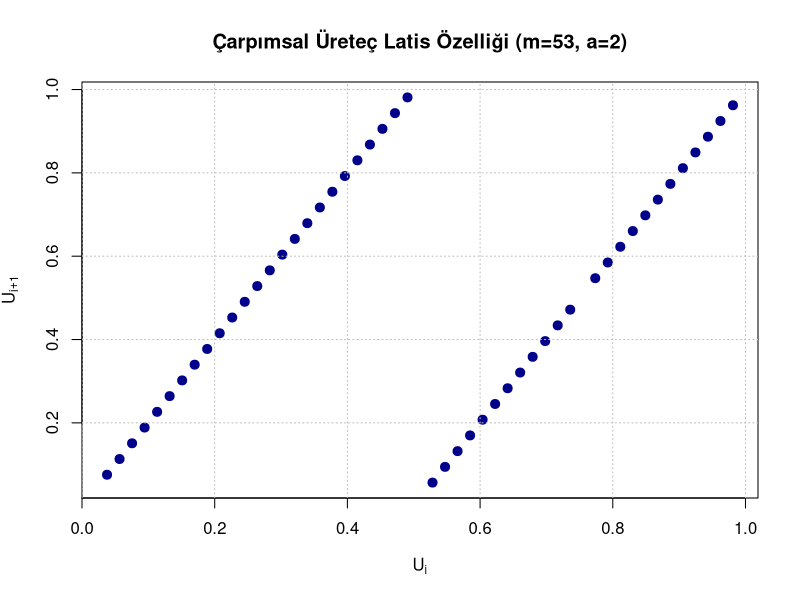

Here is the R script that generated this plot:
# Parametreler
m <- 53     # Modül (Asal sayı)
a <- 2      # Çarpan (İlkel kök)
x0 <- 1     # Başlangıç değeri (Tohum)
N <- 50     # Üretilecek örneklem hacmi

# Boş vektörler
X <- numeric(N)
U <- numeric(N)

x_guncel <- x0
for (i in 1:N) {
  x_guncel <- (a * x_guncel) %% m
  X[i] <- x_guncel
  U[i] <- x_guncel / m
}

sonuclar <- data.frame(Adim = 1:N, X_degeri = X, U_degeri = round(U, 4))
print(head(sonuclar, 50))

# Latis 
U_i <- U[1:(N-1)]
U_i_plus_1 <- U[2:N]

plot(U_i, U_i_plus_1, 
     main = "Çarpımsal Üreteç Latis Özelliği (m=53, a=2)",
     xlab = expression(U[i]), 
     ylab = expression(U[i+1]), 
     pch = 19, col = "darkblue", cex = 1.2)

grid(col = "gray", lty = "dotted")
